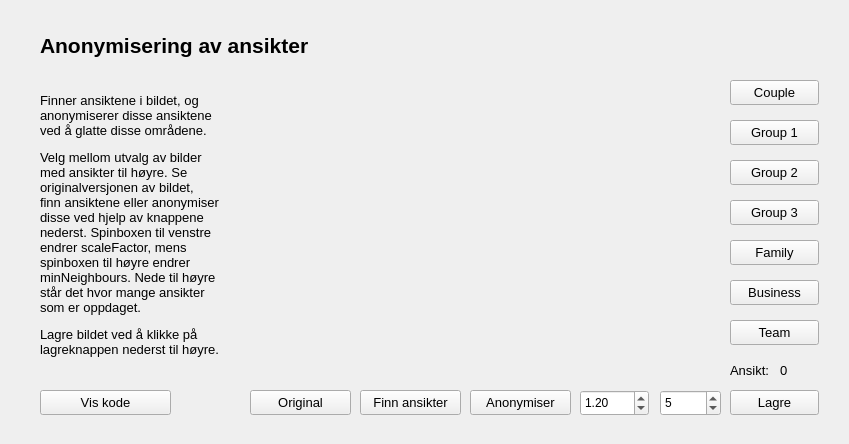
<?xml version="1.0" encoding="UTF-8"?>
<ui version="4.0">
 <class>Form</class>
 <widget class="QWidget" name="Form">
  <property name="geometry">
   <rect>
    <x>0</x>
    <y>0</y>
    <width>849</width>
    <height>444</height>
   </rect>
  </property>
  <property name="windowTitle">
   <string>Form</string>
  </property>
  <widget class="QPushButton" name="anonymousFindFaces">
   <property name="geometry">
    <rect>
     <x>360</x>
     <y>390</y>
     <width>101</width>
     <height>25</height>
    </rect>
   </property>
   <property name="font">
    <font>
     <pointsize>10</pointsize>
    </font>
   </property>
   <property name="text">
    <string>Finn ansikter</string>
   </property>
  </widget>
  <widget class="QPushButton" name="anonymousOriginal">
   <property name="geometry">
    <rect>
     <x>250</x>
     <y>390</y>
     <width>101</width>
     <height>25</height>
    </rect>
   </property>
   <property name="font">
    <font>
     <pointsize>10</pointsize>
    </font>
   </property>
   <property name="text">
    <string>Original</string>
   </property>
  </widget>
  <widget class="QLabel" name="glattingOverskrift">
   <property name="geometry">
    <rect>
     <x>40</x>
     <y>10</y>
     <width>761</width>
     <height>71</height>
    </rect>
   </property>
   <property name="font">
    <font>
     <pointsize>16</pointsize>
     <weight>75</weight>
     <italic>false</italic>
     <bold>true</bold>
     <underline>false</underline>
    </font>
   </property>
   <property name="text">
    <string>Anonymisering av ansikter</string>
   </property>
  </widget>
  <widget class="QLabel" name="label_12">
   <property name="geometry">
    <rect>
     <x>40</x>
     <y>80</y>
     <width>201</width>
     <height>291</height>
    </rect>
   </property>
   <property name="text">
    <string>&lt;html&gt;&lt;head/&gt;&lt;body&gt;&lt;p&gt;&lt;span style=&quot; font-size:10pt;&quot;&gt;Finner ansiktene i bildet, og&lt;br/&gt;anonymiserer disse ansiktene&lt;br/&gt;ved å glatte disse områdene.&lt;/span&gt;&lt;/p&gt;&lt;p&gt;&lt;span style=&quot; font-size:10pt;&quot;&gt;Velg mellom utvalg av bilder&lt;br/&gt;med ansikter til høyre. Se &lt;br/&gt;originalversjonen av bildet,&lt;br/&gt;finn ansiktene eller anonymiser&lt;br/&gt;disse ved hjelp av knappene &lt;br/&gt;nederst. Spinboxen til venstre &lt;br/&gt;endrer scaleFactor, mens &lt;br/&gt;spinboxen til høyre endrer&lt;br/&gt;minNeighbours. Nede til høyre &lt;br/&gt;står det hvor mange ansikter &lt;br/&gt;som er oppdaget. &lt;/span&gt;&lt;/p&gt;&lt;p&gt;&lt;span style=&quot; font-size:10pt;&quot;&gt;Lagre bildet ved å klikke på&lt;br/&gt;lagreknappen nederst til høyre.&lt;/span&gt;&lt;/p&gt;&lt;/body&gt;&lt;/html&gt;</string>
   </property>
  </widget>
  <widget class="QPushButton" name="group1">
   <property name="geometry">
    <rect>
     <x>730</x>
     <y>120</y>
     <width>89</width>
     <height>25</height>
    </rect>
   </property>
   <property name="font">
    <font>
     <pointsize>10</pointsize>
    </font>
   </property>
   <property name="text">
    <string>Group 1</string>
   </property>
  </widget>
  <widget class="QPushButton" name="couple">
   <property name="geometry">
    <rect>
     <x>730</x>
     <y>80</y>
     <width>89</width>
     <height>25</height>
    </rect>
   </property>
   <property name="font">
    <font>
     <pointsize>10</pointsize>
    </font>
   </property>
   <property name="text">
    <string>Couple</string>
   </property>
  </widget>
  <widget class="QPushButton" name="anonymousCode">
   <property name="geometry">
    <rect>
     <x>40</x>
     <y>390</y>
     <width>131</width>
     <height>25</height>
    </rect>
   </property>
   <property name="font">
    <font>
     <pointsize>10</pointsize>
    </font>
   </property>
   <property name="text">
    <string>Vis kode</string>
   </property>
  </widget>
  <widget class="QPushButton" name="anonymousAnonymise">
   <property name="geometry">
    <rect>
     <x>470</x>
     <y>390</y>
     <width>101</width>
     <height>25</height>
    </rect>
   </property>
   <property name="font">
    <font>
     <pointsize>10</pointsize>
    </font>
   </property>
   <property name="text">
    <string>Anonymiser</string>
   </property>
  </widget>
  <widget class="QLabel" name="label">
   <property name="geometry">
    <rect>
     <x>730</x>
     <y>360</y>
     <width>51</width>
     <height>21</height>
    </rect>
   </property>
   <property name="font">
    <font>
     <pointsize>10</pointsize>
    </font>
   </property>
   <property name="text">
    <string>Ansikt:</string>
   </property>
  </widget>
  <widget class="QLabel" name="faceCount">
   <property name="geometry">
    <rect>
     <x>780</x>
     <y>360</y>
     <width>21</width>
     <height>21</height>
    </rect>
   </property>
   <property name="font">
    <font>
     <pointsize>10</pointsize>
    </font>
   </property>
   <property name="text">
    <string>0</string>
   </property>
  </widget>
  <widget class="QPushButton" name="group2">
   <property name="geometry">
    <rect>
     <x>730</x>
     <y>160</y>
     <width>89</width>
     <height>25</height>
    </rect>
   </property>
   <property name="font">
    <font>
     <pointsize>10</pointsize>
    </font>
   </property>
   <property name="text">
    <string>Group 2</string>
   </property>
  </widget>
  <widget class="QPushButton" name="group3">
   <property name="geometry">
    <rect>
     <x>730</x>
     <y>200</y>
     <width>89</width>
     <height>25</height>
    </rect>
   </property>
   <property name="font">
    <font>
     <pointsize>10</pointsize>
    </font>
   </property>
   <property name="text">
    <string>Group 3</string>
   </property>
  </widget>
  <widget class="QPushButton" name="family">
   <property name="geometry">
    <rect>
     <x>730</x>
     <y>240</y>
     <width>89</width>
     <height>25</height>
    </rect>
   </property>
   <property name="font">
    <font>
     <pointsize>10</pointsize>
    </font>
   </property>
   <property name="text">
    <string>Family</string>
   </property>
  </widget>
  <widget class="QPushButton" name="business">
   <property name="geometry">
    <rect>
     <x>730</x>
     <y>280</y>
     <width>89</width>
     <height>25</height>
    </rect>
   </property>
   <property name="font">
    <font>
     <pointsize>10</pointsize>
    </font>
   </property>
   <property name="text">
    <string>Business</string>
   </property>
  </widget>
  <widget class="QPushButton" name="team">
   <property name="geometry">
    <rect>
     <x>730</x>
     <y>320</y>
     <width>89</width>
     <height>25</height>
    </rect>
   </property>
   <property name="font">
    <font>
     <pointsize>10</pointsize>
    </font>
   </property>
   <property name="text">
    <string>Team</string>
   </property>
  </widget>
  <widget class="imagewidget" name="imagewidget" native="true">
   <property name="geometry">
    <rect>
     <x>250</x>
     <y>79</y>
     <width>471</width>
     <height>301</height>
    </rect>
   </property>
  </widget>
  <widget class="QPushButton" name="save">
   <property name="geometry">
    <rect>
     <x>730</x>
     <y>390</y>
     <width>89</width>
     <height>25</height>
    </rect>
   </property>
   <property name="font">
    <font>
     <pointsize>10</pointsize>
    </font>
   </property>
   <property name="text">
    <string>Lagre</string>
   </property>
  </widget>
  <widget class="QDoubleSpinBox" name="scaleFactor">
   <property name="geometry">
    <rect>
     <x>580</x>
     <y>390</y>
     <width>69</width>
     <height>26</height>
    </rect>
   </property>
   <property name="statusTip">
    <string extracomment="ScaleFactor"/>
   </property>
   <property name="maximum">
    <double>4.000000000000000</double>
   </property>
   <property name="singleStep">
    <double>0.050000000000000</double>
   </property>
   <property name="value">
    <double>1.200000000000000</double>
   </property>
  </widget>
  <widget class="QSpinBox" name="minNeighbours">
   <property name="geometry">
    <rect>
     <x>660</x>
     <y>390</y>
     <width>61</width>
     <height>26</height>
    </rect>
   </property>
   <property name="whatsThis">
    <string extracomment="MinNeighbours"/>
   </property>
   <property name="minimum">
    <number>1</number>
   </property>
   <property name="maximum">
    <number>15</number>
   </property>
   <property name="value">
    <number>5</number>
   </property>
  </widget>
 </widget>
 <customwidgets>
  <customwidget>
   <class>imagewidget</class>
   <extends>QWidget</extends>
   <header>imagewidget.h</header>
   <container>1</container>
  </customwidget>
 </customwidgets>
 <resources/>
 <connections/>
</ui>
